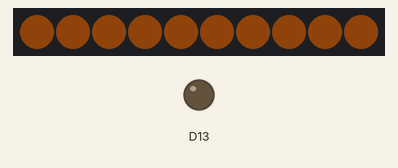
This sketch was run on a simulated Adafruit Circuit Playground Express. Parts: 10 RGB LEDs in strip order, left to right, output pins drawn as LEDs (lit = HIGH). Dim RGB values are drawn brighter than linear; random numbers use the default seed unless the sketch sets one.

Above: at 0.45 s.
At 15.03 s:
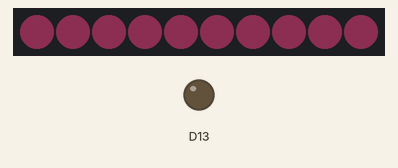
At 39.01 s:
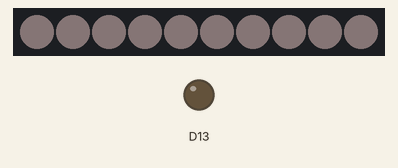

The sketch:

Practice_Functions_Neopixels.ino
```cpp
#include<Adafruit_CircuitPlayground.h>

void setup() {
  CircuitPlayground.begin();
  Serial.begin(9600);
  randomSeed(analogRead(A5));
}

void loop() {
  int colorRed = randomColor(100, 200);
  int colorGreen = randomColor(50, 100);
  int colorBlue = randomColor(10, 100);
  for (int i = 0; i < 10; i = i + 1) {
    CircuitPlayground.setPixelColor(i, colorRed, colorGreen, colorBlue);
  }
}

int randomColor(int minValue, int maxValue) {
  int randomNumber = random(minValue, maxValue);
  delay(100);
  return randomNumber;
}
```
